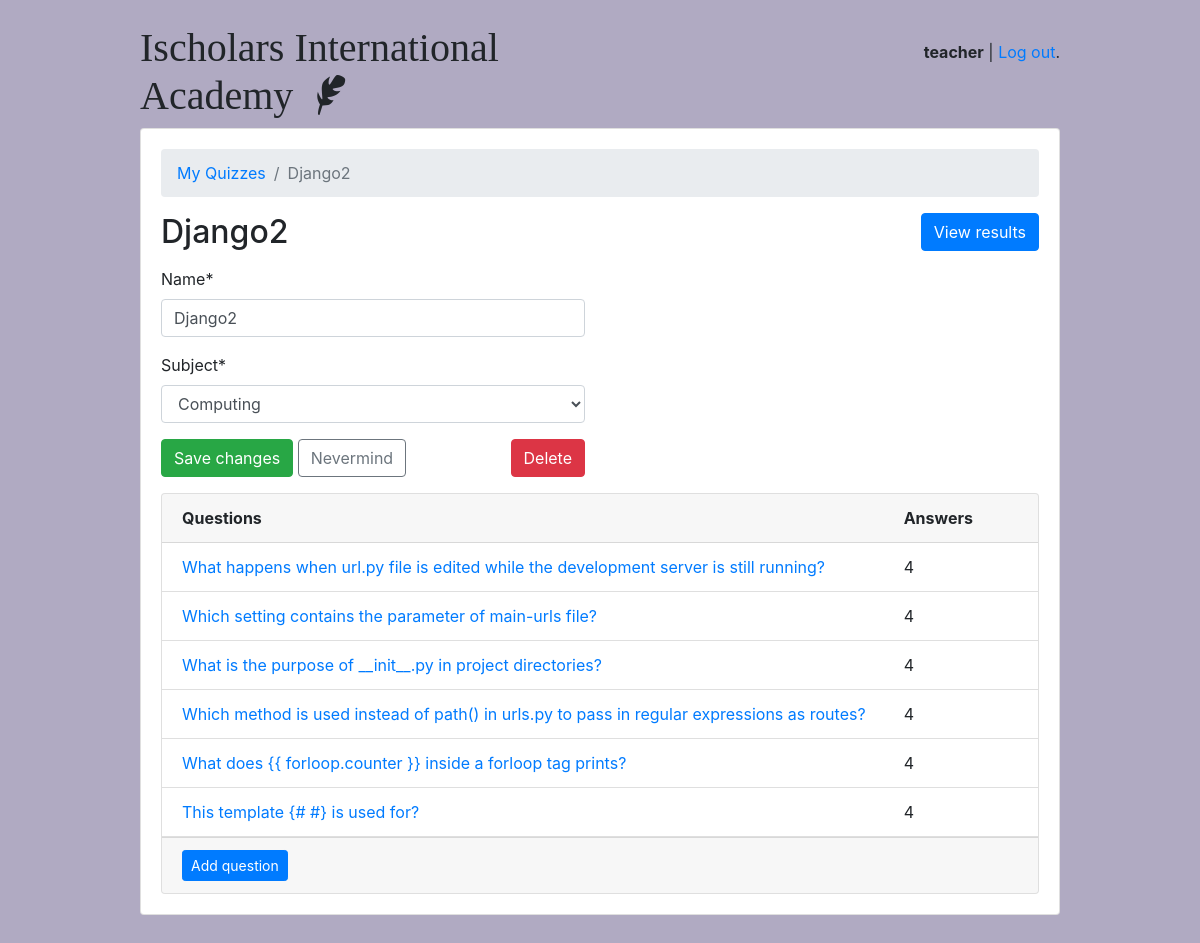
The app's page /teachers/quiz/3/ (signed in) with its own data.
### classroom/models.py (models this page shows, shortened)
class User(AbstractUser):
    is_student = models.BooleanField(default=False)
    is_teacher = models.BooleanField(default=False)

class Quiz(models.Model):
    owner = models.ForeignKey(User, on_delete=models.CASCADE, related_name='quizzes')
    name = models.CharField(max_length=255)
    subject = models.ForeignKey(Subject, on_delete=models.CASCADE, related_name='quizzes')
    instructions = HTMLField(null = True,blank=True)
    passage = HTMLField(null = True,blank=True)

class Subject(models.Model):
    name = models.CharField(max_length=30)
    color = models.CharField(max_length=7, default='#007bff')
    def __str__(self):
        return self.name

class Question(models.Model):
    quiz = models.ForeignKey(Quiz, on_delete=models.CASCADE, related_name='questions')
    text = HTMLField('Question')
    instructions = HTMLField(null = True,blank=True)
    passage = HTMLField(null = True,blank=True)

### classroom/views/teachers.py (the view, shortened to what this page needs)
# urls.py: path('quiz/<int:pk>/', teachers.QuizUpdateView.as_view(), name='quiz_change'),
@method_decorator([login_required, teacher_required], name='dispatch')
class QuizUpdateView(UpdateView):
    model = Quiz
    fields = ('name', 'subject', )
    context_object_name = 'quiz'
    template_name = 'classroom/teachers/quiz_change_form.html'
    def get_context_data(self, **kwargs):
        kwargs['questions'] = self.get_object().questions.annotate(answers_count=Count('answers'))
        return super().get_context_data(**kwargs)
    def get_queryset(self):
        return self.request.user.quizzes.all()

### classroom/templates/classroom/teachers/quiz_change_form.html (shortened to what this page needs)
{% extends 'base.html' %}
{% load crispy_forms_tags %}
{% block content %}
  <nav aria-label="breadcrumb">
    <ol class="breadcrumb">
      <li class="breadcrumb-item"><a href="{% url 'teachers:quiz_change_list' %}">My Quizzes</a></li>
      <li class="breadcrumb-item active" aria-current="page">{{ quiz.name }}</li>
    </ol>
  </nav>
  <h2 class="mb-3">
    {{ quiz.name }}
    <a href="{% url 'teachers:quiz_results' quiz.pk %}" class="btn btn-primary float-right">View results</a>
  </h2>
  <div class="row mb-3">
    <div class="col-md-6 col-sm-8 col-12">
      <form method="post" novalidate>
        {{ form|crispy }}
        <button type="submit" class="btn btn-success">Save changes</button>
        <a href="{% url 'teachers:quiz_change_list' %}" class="btn btn-outline-secondary" role="button">Nevermind</a>
        <a href="{% url 'teachers:quiz_delete' quiz.pk %}" class="btn btn-danger float-right">Delete</a>
      </form>
    </div>
  </div>
  <div class="card">
    <div class="card-header">
      <div class="row">
        <div class="col-10">
          <strong>Questions</strong>
        </div>
        <div class="col-2">
          <strong>Answers</strong>
        </div>
      </div>
    </div>
    <div class="list-group list-group-flush list-group-formset">
      {% for question in questions %}
        <div class="list-group-item">
          <div class="row">
            <div class="col-10">
              <a href="{% url 'teachers:question_change' quiz.pk question.pk %}">{{ question.text | safe}}</a>
            </div>
            <div class="col-2">
              {{ question.answers_count }}
            </div>
          </div>
        </div>
      {% empty %}
        <div class="list-group-item text-center">
          <p class="text-muted font-italic mb-0">You haven't created any questions yet. Go ahead and <a href="{% url 'teachers:question_add' quiz.pk %}">add the first question</a>.</p>
        </div>
      {% endfor %}
    </div>
    <div class="card-footer">
      <a href="{% url 'teachers:question_add' quiz.pk %}" class="btn btn-primary btn-sm">Add question</a>
    </div>
  </div>
{% endblock %}

### templates/base.html (shortened to what this page needs)
{% load static %}<!doctype html>
<html lang="en">
  <head>
    <link rel="stylesheet" href="{% static 'css/bootstrap.min.css' %}">
    <link rel="stylesheet" type="text/css" href="{% static 'vendor/fontello-2f186091/css/fontello.css' %}">
    <link rel="stylesheet" type="text/css" href="{% static 'css/app.css' %}">
    {% if user.is_authenticated and user.is_teacher %}
      <link rel="stylesheet" type="text/css" href="{% static 'css/teachers.css' %}">
    {% else %}
      <link rel="stylesheet" type="text/css" href="{% static 'css/students.css' %}">
    {% endif %}
  </head>
  <body>
    <div class="container my-4">
      <div class="row justify-content-center">
        <div class="col-md-10 col-sm-12">
          <div class="row">
            <div class="col-6">
              <h1 class="logo">
                <a href="{% url 'home' %}">
                  Ischolars International Academy
                  {% if user.is_authenticated %}
                    {% if user.is_teacher %}
                      <span class="icon-feather" data-toggle="tooltip" data-placement="right" title="Teacher profile"></span>
                    {% else %}
                      <span class="icon-graduation-cap" data-toggle="tooltip" data-placement="right" title="Student profile"></span>
                    {% endif %}
                  {% endif %}
                </a>
              </h1>
            </div>
            <div class="col-6 text-right">
              {% if user.is_authenticated %}
                <p class="pt-3"><strong>{{ user.username }}{% if user.is_student %} - {{user.student.score}}{% endif %}</strong> | <a href="{% url 'logout' %}">Log out</a>.</p>
              {% else %}
                <a href="{% url 'login' %}" class="btn btn-light" role="button">Log in</a>
                <a href="{% url 'signup' %}" class="btn btn-primary" role="button">Sign up</a>
              {% endif %}
            </div>
          </div>
          <div class="card mb-3">
            <div class="card-body">
              {% block content %}
              {% endblock %}
            </div>
          </div>
        </div>
      </div>
    </div>
  </body>
</html>

### static/css/app.css (style rules this page uses)
.logo { font-family: 'Clicker Script', cursive; }
.logo a { color: #212529; text-decoration: none; }

### static/css/teachers.css (style rules this page uses)
body { background-color: #b0aac2; }

### records on screen
User: username "teacher"
Quiz: name "Django2", subject "Computing"
Question: text "What happens when url.py file is edited while the development server is still running?", answers_count "4"
Question: text "Which setting contains the parameter of main-urls file?", answers_count "4"
Question: text "What is the purpose of __init__.py in project directories?", answers_count "4"
Question: text "Which method is used instead of path() in urls.py to pass in regular expressions as routes?", answers_count "4"
Question: text "What does {{ forloop.counter }} inside a forloop tag prints?", answers_count "4"
Question: text "This template {# #} is used for?", answers_count "4"
